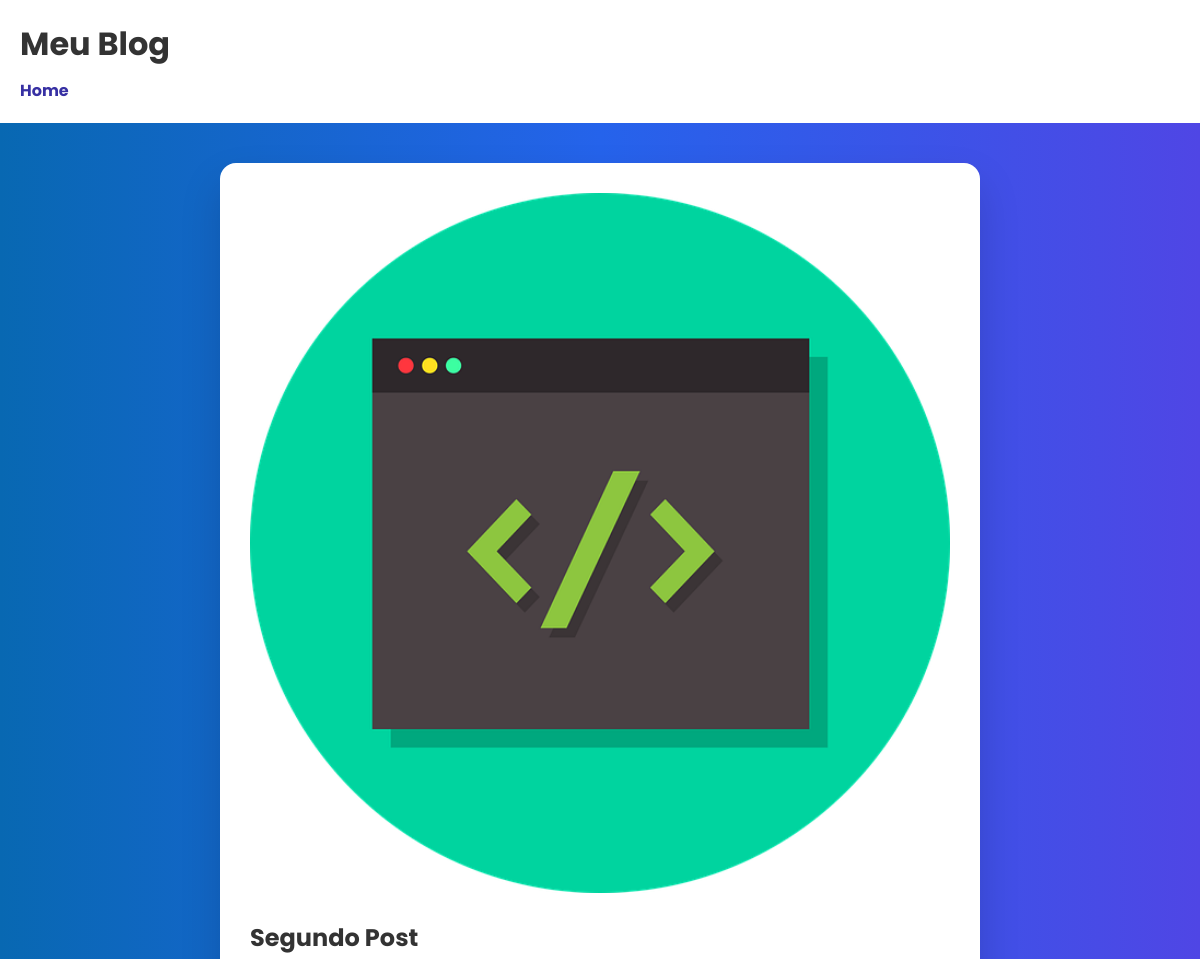
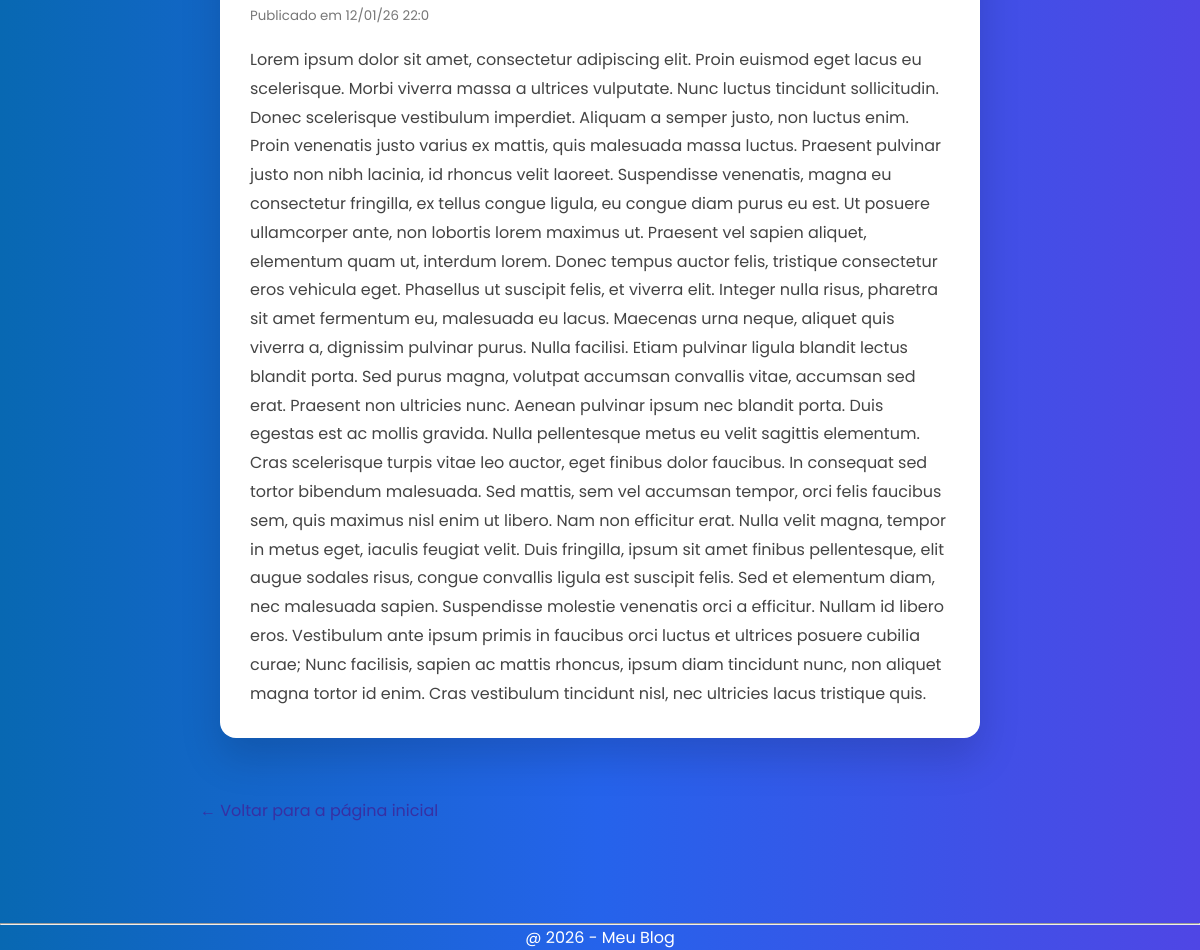
The app's page /post/segundo-post/ with its own data (2 pictures, top to bottom).
### blog/models.py (models this page shows, shortened)
class Post(models.Model):
    titulo = models.CharField(max_length=200)
    slug = models.SlugField(unique=True, blank=True)
    resumo = models.CharField(max_length=200)
    conteudo = models.TextField()
    imagem = models.ImageField(upload_to='posts/', blank=True, null=True)
    data_criacao = models.DateTimeField(auto_now_add=True)

### blog/views.py (the view)
# urls.py: path('post/<slug:slug>/', views.post_detalhe, name='post_detalhe'),
def post_detalhe(request, slug):
    post = get_object_or_404(Post, slug=slug)
    return render(request, 'blog/post_detalhe.html', {'post': post})

### blog/templates/blog/post_detalhe.html (shortened to what this page needs)
{% extends 'blog/base.html' %}
{% load static %}
{% block content %}
<article class="post-detalhe-container">
    <div class="post-detalhe-card">
        {% if post.imagem %}
            <img src="{{ post.imagem.url }}" alt="{{ post.titulo}}">
        {% else %}
              <img src="{% static 'blog/img/image.png' %}" alt="{{ post.titulo }}">
        {% endif %}
        <h2>{{ post.titulo }}</h2>
        <small>
            Publicado em {{ post.data_criacao|date:"d/m/y H:I" }}
        </small>
        <p>{{ post.conteudo }}</p>
    </div>
</article>
<a href="{% url 'home' %}" class="voltar">← Voltar para a página inicial</a>
{% endblock %}

### blog/static/blog/css/style.css (style rules this page uses)
* { margin: 0; padding: 0; box-sizing: border-box; font-family: "Poppins", sans-serif; }
body { background: linear-gradient(90deg, #0868b2, #2563eb, #4f46e5); color: #333; }
.voltar { display: inline-block; margin-top: 20px; text-decoration: none; color: #3730a3; font-weight: 500px; }
.post-detalhe-container { display: flex; justify-content: center; padding: 40px 20px; }
.post-detalhe-card { background: #fff; max-width: 800px; padding: 30px; border-radius: 16px; box-shadow: 0px 20px 40px rgba(0,0,0,0.15); }
.post-detalhe-card img { width: 100%; border-radius: 12px; margin-bottom: 20px; }
.post-detalhe-card h2 { margin-bottom: 10px; }
.post-detalhe-card p { line-height: 1.8; color: #444; }
.post-detalhe-card small { display: block; margin-bottom: 20px; color: #777; }

### records on screen
Post: imagem (picture), titulo "Segundo Post", data_criacao "12/01/26 22:0", conteudo "Lorem ipsum dolor sit amet, consectetur adipiscing elit. Proin euismod eget lacus eu scelerisque. Morbi viverra massa a ultrices vulputate. Nunc luctus tincidunt sollicitudin. Donec scelerisque vestibulum imperdiet. Aliquam a semper justo, non luctus enim. Proin venenatis justo varius ex mattis, quis malesuada massa luctus. Praesent pulvinar justo non nibh lacinia, id rhoncus velit laoreet. Suspendisse venenatis, magna eu consectetur fringilla, ex tellus congue ligula, eu congue diam purus eu est. Ut posuere ullamcorper ante, non lobortis lorem maximus ut. Praesent vel sapien aliquet, elementum quam ut, interdum lorem. Donec tempus auctor felis, tristique consectetur eros vehicula eget.…"
